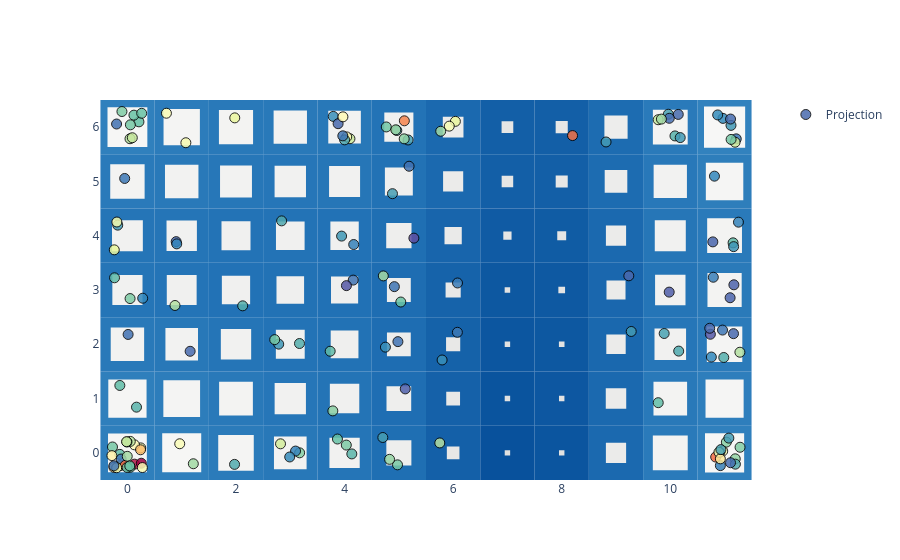

The code cell stored with this chart in its notebook:
### Code cell
basin.pond(base_style="iceflock") \
    .pad_layer() \
    .attraction_layer(X_scaled, jitter_amount=.3, marker=dict(attraction_marker, opacity=.85)) \
    .visualize();

### Figure 1 — Plotly figure (JSON) as saved in the notebook; plotly's stock layout.template omitted (floating-point values rounded to 4 significant figures; data arrays with more than 128 entries replaced by an {"elided": "..."} marker saying what was removed)
{"data": [{"marker": {"color": {"elided": "150 float values"}, "colorscale": [[0.0, "rgb(94,79,162)"], [0.1, "rgb(50,136,189)"], [0.2, "rgb(102,194,165)"], [0.3, "rgb(171,221,164)"], [0.4, "rgb(230,245,152)"], [0.5, "rgb(255,255,191)"], [0.6, "rgb(254,224,139)"], [0.7, "rgb(253,174,97)"], [0.8, "rgb(244,109,67)"], [0.9, "rgb(213,62,79)"], [1.0, "rgb(158,1,66)"]], "line": {"color": "black", "width": 1}, "opacity": 0.85, "size": 10, "symbol": "circle"}, "mode": "markers", "name": "Projection", "x": {"elided": "150 float values"}, "y": {"elided": "150 float values"}, "type": "scatter"}], "layout": {"shapes": [{"fillcolor": "rgb(47, 127, 188)", "layer": "between", "line": {"width": 0}, "type": "rect", "x0": -0.5, "x1": 0.5, "xref": "x", "y0": -0.5, "y1": 0.5, "yref": "y"}, {"fillcolor": "rgb(47, 127, 188)", "layer": "between", "line": {"width": 0}, "type": "rect", "x0": 0.5, "x1": 1.5, "xref": "x", "y0": -0.5, "y1": 0.5, "yref": "y"}, {"fillcolor": "rgb(43, 123, 186)", "layer": "between", "line": {"width": 0}, "type": "rect", "x0": 1.5, "x1": 2.5, "xref": "x", "y0": -0.5, "y1": 0.5, "yref": "y"}, {"fillcolor": "rgb(40, 120, 184)", "layer": "between", "line": {"width": 0}, "type": "rect", "x0": 2.5, "x1": 3.5, "xref": "x", "y0": -0.5, "y1": 0.5, "yref": "y"}, {"fillcolor": "rgb(37, 117, 183)", "layer": "between", "line": {"width": 0}, "type": "rect", "x0": 3.5, "x1": 4.5, "xref": "x", "y0": -0.5, "y1": 0.5, "yref": "y"}, {"fillcolor": "rgb(31, 111, 179)", "layer": "between", "line": {"width": 0}, "type": "rect", "x0": 4.5, "x1": 5.5, "xref": "x", "y0": -0.5, "y1": 0.5, "yref": "y"}, {"fillcolor": "rgb(20, 96, 168)", "layer": "between", "line": {"width": 0}, "type": "rect", "x0": 5.5, "x1": 6.5, "xref": "x", "y0": -0.5, "y1": 0.5, "yref": "y"}, {"fillcolor": "rgb(8, 81, 156)", "layer": "between", "line": {"width": 0}, "type": "rect", "x0": 6.5, "x1": 7.5, "xref": "x", "y0": -0.5, "y1": 0.5, "yref": "y"}, {"fillcolor": "rgb(11, 85, 159)", "layer": "between", "line": {"width": 0}, "type": "rect", "x0": 7.5, "x1": 8.5, "xref": "x", "y0": -0.5, "y1": 0.5, "yref": "y"}, {"fillcolor": "rgb(27, 105, 175)", "layer": "between", "line": {"width": 0}, "type": "rect", "x0": 8.5, "x1": 9.5, "xref": "x", "y0": -0.5, "y1": 0.5, "yref": "y"}, {"fillcolor": "rgb(42, 122, 186)", "layer": "between", "line": {"width": 0}, "type": "rect", "x0": 9.5, "x1": 10.5, "xref": "x", "y0": -0.5, "y1": 0.5, "yref": "y"}, {"fillcolor": "rgb(48, 128, 189)", "layer": "between", "line": {"width": 0}, "type": "rect", "x0": 10.5, "x1": 11.5, "xref": "x", "y0": -0.5, "y1": 0.5, "yref": "y"}, {"fillcolor": "rgb(47, 127, 188)", "layer": "between", "line": {"width": 0}, "type": "rect", "x0": -0.5, "x1": 0.5, "xref": "x", "y0": 0.5, "y1": 1.5, "yref": "y"}, {"fillcolor": "rgb(45, 125, 187)", "layer": "between", "line": {"width": 0}, "type": "rect", "x0": 0.5, "x1": 1.5, "xref": "x", "y0": 0.5, "y1": 1.5, "yref": "y"}, {"fillcolor": "rgb(41, 121, 185)", "layer": "between", "line": {"width": 0}, "type": "rect", "x0": 1.5, "x1": 2.5, "xref": "x", "y0": 0.5, "y1": 1.5, "yref": "y"}, {"fillcolor": "rgb(38, 118, 184)", "layer": "between", "line": {"width": 0}, "type": "rect", "x0": 2.5, "x1": 3.5, "xref": "x", "y0": 0.5, "y1": 1.5, "yref": "y"}, {"fillcolor": "rgb(36, 116, 182)", "layer": "between", "line": {"width": 0}, "type": "rect", "x0": 3.5, "x1": 4.5, "xref": "x", "y0": 0.5, "y1": 1.5, "yref": "y"}, {"fillcolor": "rgb(31, 110, 179)", "layer": "between", "line": {"width": 0}, "type": "rect", "x0": 4.5, "x1": 5.5, "xref": "x", "y0": 0.5, "y1": 1.5, "yref": "y"}, {"fillcolor": "rgb(21, 97, 169)", "layer": "between", "line": {"width": 0}, "type": "rect", "x0": 5.5, "x1": 6.5, "xref": "x", "y0": 0.5, "y1": 1.5, "yref": "y"}, {"fillcolor": "rgb(10, 84, 158)", "layer": "between", "line": {"width": 0}, "type": "rect", "x0": 6.5, "x1": 7.5, "xref": "x", "y0": 0.5, "y1": 1.5, "yref": "y"}, {"fillcolor": "rgb(13, 87, 161)", "layer": "between", "line": {"width": 0}, "type": "rect", "x0": 7.5, "x1": 8.5, "xref": "x", "y0": 0.5, "y1": 1.5, "yref": "y"}, {"fillcolor": "rgb(27, 105, 175)", "layer": "between", "line": {"width": 0}, "type": "rect", "x0": 8.5, "x1": 9.5, "xref": "x", "y0": 0.5, "y1": 1.5, "yref": "y"}, {"fillcolor": "rgb(41, 121, 185)", "layer": "between", "line": {"width": 0}, "type": "rect", "x0": 9.5, "x1": 10.5, "xref": "x", "y0": 0.5, "y1": 1.5, "yref": "y"}, {"fillcolor": "rgb(46, 126, 188)", "layer": "between", "line": {"width": 0}, "type": "rect", "x0": 10.5, "x1": 11.5, "xref": "x", "y0": 0.5, "y1": 1.5, "yref": "y"}, {"fillcolor": "rgb(41, 121, 185)", "layer": "between", "line": {"width": 0}, "type": "rect", "x0": -0.5, "x1": 0.5, "xref": "x", "y0": 1.5, "y1": 2.5, "yref": "y"}, {"fillcolor": "rgb(40, 120, 184)", "layer": "between", "line": {"width": 0}, "type": "rect", "x0": 0.5, "x1": 1.5, "xref": "x", "y0": 1.5, "y1": 2.5, "yref": "y"}, {"fillcolor": "rgb(37, 117, 183)", "layer": "between", "line": {"width": 0}, "type": "rect", "x0": 1.5, "x1": 2.5, "xref": "x", "y0": 1.5, "y1": 2.5, "yref": "y"}, {"fillcolor": "rgb(35, 115, 182)", "layer": "between", "line": {"width": 0}, "type": "rect", "x0": 2.5, "x1": 3.5, "xref": "x", "y0": 1.5, "y1": 2.5, "yref": "y"}, {"fillcolor": "rgb(34, 114, 181)", "layer": "between", "line": {"width": 0}, "type": "rect", "x0": 3.5, "x1": 4.5, "xref": "x", "y0": 1.5, "y1": 2.5, "yref": "y"}, {"fillcolor": "rgb(30, 109, 178)", "layer": "between", "line": {"width": 0}, "type": "rect", "x0": 4.5, "x1": 5.5, "xref": "x", "y0": 1.5, "y1": 2.5, "yref": "y"}, {"fillcolor": "rgb(21, 98, 169)", "layer": "between", "line": {"width": 0}, "type": "rect", "x0": 5.5, "x1": 6.5, "xref": "x", "y0": 1.5, "y1": 2.5, "yref": "y"}, {"fillcolor": "rgb(12, 86, 160)", "layer": "between", "line": {"width": 0}, "type": "rect", "x0": 6.5, "x1": 7.5, "xref": "x", "y0": 1.5, "y1": 2.5, "yref": "y"}, {"fillcolor": "rgb(13, 88, 161)", "layer": "between", "line": {"width": 0}, "type": "rect", "x0": 7.5, "x1": 8.5, "xref": "x", "y0": 1.5, "y1": 2.5, "yref": "y"}, {"fillcolor": "rgb(26, 104, 174)", "layer": "between", "line": {"width": 0}, "type": "rect", "x0": 8.5, "x1": 9.5, "xref": "x", "y0": 1.5, "y1": 2.5, "yref": "y"}, {"fillcolor": "rgb(38, 118, 184)", "layer": "between", "line": {"width": 0}, "type": "rect", "x0": 9.5, "x1": 10.5, "xref": "x", "y0": 1.5, "y1": 2.5, "yref": "y"}, {"fillcolor": "rgb(43, 123, 186)", "layer": "between", "line": {"width": 0}, "type": "rect", "x0": 10.5, "x1": 11.5, "xref": "x", "y0": 1.5, "y1": 2.5, "yref": "y"}, {"fillcolor": "rgb(37, 117, 183)", "layer": "between", "line": {"width": 0}, "type": "rect", "x0": -0.5, "x1": 0.5, "xref": "x", "y0": 2.5, "y1": 3.5, "yref": "y"}, {"fillcolor": "rgb(36, 116, 183)", "layer": "between", "line": {"width": 0}, "type": "rect", "x0": 0.5, "x1": 1.5, "xref": "x", "y0": 2.5, "y1": 3.5, "yref": "y"}, {"fillcolor": "rgb(34, 114, 182)", "layer": "between", "line": {"width": 0}, "type": "rect", "x0": 1.5, "x1": 2.5, "xref": "x", "y0": 2.5, "y1": 3.5, "yref": "y"}, {"fillcolor": "rgb(34, 114, 181)", "layer": "between", "line": {"width": 0}, "type": "rect", "x0": 2.5, "x1": 3.5, "xref": "x", "y0": 2.5, "y1": 3.5, "yref": "y"}, {"fillcolor": "rgb(33, 113, 181)", "layer": "between", "line": {"width": 0}, "type": "rect", "x0": 3.5, "x1": 4.5, "xref": "x", "y0": 2.5, "y1": 3.5, "yref": "y"}, {"fillcolor": "rgb(30, 109, 178)", "layer": "between", "line": {"width": 0}, "type": "rect", "x0": 4.5, "x1": 5.5, "xref": "x", "y0": 2.5, "y1": 3.5, "yref": "y"}, {"fillcolor": "rgb(22, 99, 170)", "layer": "between", "line": {"width": 0}, "type": "rect", "x0": 5.5, "x1": 6.5, "xref": "x", "y0": 2.5, "y1": 3.5, "yref": "y"}, {"fillcolor": "rgb(13, 88, 161)", "layer": "between", "line": {"width": 0}, "type": "rect", "x0": 6.5, "x1": 7.5, "xref": "x", "y0": 2.5, "y1": 3.5, "yref": "y"}, {"fillcolor": "rgb(14, 89, 162)", "layer": "between", "line": {"width": 0}, "type": "rect", "x0": 7.5, "x1": 8.5, "xref": "x", "y0": 2.5, "y1": 3.5, "yref": "y"}, {"fillcolor": "rgb(26, 103, 174)", "layer": "between", "line": {"width": 0}, "type": "rect", "x0": 8.5, "x1": 9.5, "xref": "x", "y0": 2.5, "y1": 3.5, "yref": "y"}, {"fillcolor": "rgb(37, 117, 183)", "layer": "between", "line": {"width": 0}, "type": "rect", "x0": 9.5, "x1": 10.5, "xref": "x", "y0": 2.5, "y1": 3.5, "yref": "y"}, {"fillcolor": "rgb(42, 122, 185)", "layer": "between", "line": {"width": 0}, "type": "rect", "x0": 10.5, "x1": 11.5, "xref": "x", "y0": 2.5, "y1": 3.5, "yref": "y"}, {"fillcolor": "rgb(37, 117, 183)", "layer": "between", "line": {"width": 0}, "type": "rect", "x0": -0.5, "x1": 0.5, "xref": "x", "y0": 3.5, "y1": 4.5, "yref": "y"}, {"fillcolor": "rgb(37, 117, 183)", "layer": "between", "line": {"width": 0}, "type": "rect", "x0": 0.5, "x1": 1.5, "xref": "x", "y0": 3.5, "y1": 4.5, "yref": "y"}, {"fillcolor": "rgb(35, 115, 182)", "layer": "between", "line": {"width": 0}, "type": "rect", "x0": 1.5, "x1": 2.5, "xref": "x", "y0": 3.5, "y1": 4.5, "yref": "y"}, {"fillcolor": "rgb(35, 115, 182)", "layer": "between", "line": {"width": 0}, "type": "rect", "x0": 2.5, "x1": 3.5, "xref": "x", "y0": 3.5, "y1": 4.5, "yref": "y"}, {"fillcolor": "rgb(34, 114, 182)", "layer": "between", "line": {"width": 0}, "type": "rect", "x0": 3.5, "x1": 4.5, "xref": "x", "y0": 3.5, "y1": 4.5, "yref": "y"}, {"fillcolor": "rgb(31, 111, 179)", "layer": "between", "line": {"width": 0}, "type": "rect", "x0": 4.5, "x1": 5.5, "xref": "x", "y0": 3.5, "y1": 4.5, "yref": "y"}, {"fillcolor": "rgb(24, 101, 172)", "layer": "between", "line": {"width": 0}, "type": "rect", "x0": 5.5, "x1": 6.5, "xref": "x", "y0": 3.5, "y1": 4.5, "yref": "y"}, {"fillcolor": "rgb(16, 91, 164)", "layer": "between", "line": {"width": 0}, "type": "rect", "x0": 6.5, "x1": 7.5, "xref": "x", "y0": 3.5, "y1": 4.5, "yref": "y"}, {"fillcolor": "rgb(16, 92, 164)", "layer": "between", "line": {"width": 0}, "type": "rect", "x0": 7.5, "x1": 8.5, "xref": "x", "y0": 3.5, "y1": 4.5, "yref": "y"}, {"fillcolor": "rgb(27, 105, 175)", "layer": "between", "line": {"width": 0}, "type": "rect", "x0": 8.5, "x1": 9.5, "xref": "x", "y0": 3.5, "y1": 4.5, "yref": "y"}, {"fillcolor": "rgb(38, 118, 183)", "layer": "between", "line": {"width": 0}, "type": "rect", "x0": 9.5, "x1": 10.5, "xref": "x", "y0": 3.5, "y1": 4.5, "yref": "y"}, {"fillcolor": "rgb(42, 122, 186)", "layer": "between", "line": {"width": 0}, "type": "rect", "x0": 10.5, "x1": 11.5, "xref": "x", "y0": 3.5, "y1": 4.5, "yref": "y"}, {"fillcolor": "rgb(42, 122, 186)", "layer": "between", "line": {"width": 0}, "type": "rect", "x0": -0.5, "x1": 0.5, "xref": "x", "y0": 4.5, "y1": 5.5, "yref": "y"}, {"fillcolor": "rgb(41, 121, 185)", "layer": "between", "line": {"width": 0}, "type": "rect", "x0": 0.5, "x1": 1.5, "xref": "x", "y0": 4.5, "y1": 5.5, "yref": "y"}, {"fillcolor": "rgb(39, 119, 184)", "layer": "between", "line": {"width": 0}, "type": "rect", "x0": 1.5, "x1": 2.5, "xref": "x", "y0": 4.5, "y1": 5.5, "yref": "y"}, {"fillcolor": "rgb(38, 118, 184)", "layer": "between", "line": {"width": 0}, "type": "rect", "x0": 2.5, "x1": 3.5, "xref": "x", "y0": 4.5, "y1": 5.5, "yref": "y"}, {"fillcolor": "rgb(38, 118, 183)", "layer": "between", "line": {"width": 0}, "type": "rect", "x0": 3.5, "x1": 4.5, "xref": "x", "y0": 4.5, "y1": 5.5, "yref": "y"}, {"fillcolor": "rgb(34, 114, 181)", "layer": "between", "line": {"width": 0}, "type": "rect", "x0": 4.5, "x1": 5.5, "xref": "x", "y0": 4.5, "y1": 5.5, "yref": "y"}, {"fillcolor": "rgb(27, 105, 175)", "layer": "between", "line": {"width": 0}, "type": "rect", "x0": 5.5, "x1": 6.5, "xref": "x", "y0": 4.5, "y1": 5.5, "yref": "y"}, {"fillcolor": "rgb(19, 95, 167)", "layer": "between", "line": {"width": 0}, "type": "rect", "x0": 6.5, "x1": 7.5, "xref": "x", "y0": 4.5, "y1": 5.5, "yref": "y"}, {"fillcolor": "rgb(19, 95, 167)", "layer": "between", "line": {"width": 0}, "type": "rect", "x0": 7.5, "x1": 8.5, "xref": "x", "y0": 4.5, "y1": 5.5, "yref": "y"}, {"fillcolor": "rgb(29, 108, 177)", "layer": "between", "line": {"width": 0}, "type": "rect", "x0": 8.5, "x1": 9.5, "xref": "x", "y0": 4.5, "y1": 5.5, "yref": "y"}, {"fillcolor": "rgb(40, 120, 185)", "layer": "between", "line": {"width": 0}, "type": "rect", "x0": 9.5, "x1": 10.5, "xref": "x", "y0": 4.5, "y1": 5.5, "yref": "y"}, {"fillcolor": "rgb(46, 126, 187)", "layer": "between", "line": {"width": 0}, "type": "rect", "x0": 10.5, "x1": 11.5, "xref": "x", "y0": 4.5, "y1": 5.5, "yref": "y"}, {"fillcolor": "rgb(48, 128, 189)", "layer": "between", "line": {"width": 0}, "type": "rect", "x0": -0.5, "x1": 0.5, "xref": "x", "y0": 5.5, "y1": 6.5, "yref": "y"}, {"fillcolor": "rgb(44, 124, 187)", "layer": "between", "line": {"width": 0}, "type": "rect", "x0": 0.5, "x1": 1.5, "xref": "x", "y0": 5.5, "y1": 6.5, "yref": "y"}, {"fillcolor": "rgb(41, 121, 185)", "layer": "between", "line": {"width": 0}, "type": "rect", "x0": 1.5, "x1": 2.5, "xref": "x", "y0": 5.5, "y1": 6.5, "yref": "y"}, {"fillcolor": "rgb(41, 121, 185)", "layer": "between", "line": {"width": 0}, "type": "rect", "x0": 2.5, "x1": 3.5, "xref": "x", "y0": 5.5, "y1": 6.5, "yref": "y"}, {"fillcolor": "rgb(40, 120, 184)", "layer": "between", "line": {"width": 0}, "type": "rect", "x0": 3.5, "x1": 4.5, "xref": "x", "y0": 5.5, "y1": 6.5, "yref": "y"}, {"fillcolor": "rgb(35, 115, 182)", "layer": "between", "line": {"width": 0}, "type": "rect", "x0": 4.5, "x1": 5.5, "xref": "x", "y0": 5.5, "y1": 6.5, "yref": "y"}, {"fillcolor": "rgb(27, 105, 175)", "layer": "between", "line": {"width": 0}, "type": "rect", "x0": 5.5, "x1": 6.5, "xref": "x", "y0": 5.5, "y1": 6.5, "yref": "y"}, {"fillcolor": "rgb(19, 95, 167)", "layer": "between", "line": {"width": 0}, "type": "rect", "x0": 6.5, "x1": 7.5, "xref": "x", "y0": 5.5, "y1": 6.5, "yref": "y"}, {"fillcolor": "rgb(19, 95, 167)", "layer": "between", "line": {"width": 0}, "type": "rect", "x0": 7.5, "x1": 8.5, "xref": "x", "y0": 5.5, "y1": 6.5, "yref": "y"}, {"fillcolor": "rgb(29, 108, 177)", "layer": "between", "line": {"width": 0}, "type": "rect", "x0": 8.5, "x1": 9.5, "xref": "x", "y0": 5.5, "y1": 6.5, "yref": "y"}, {"fillcolor": "rgb(42, 122, 186)", "layer": "between", "line": {"width": 0}, "type": "rect", "x0": 9.5, "x1": 10.5, "xref": "x", "y0": 5.5, "y1": 6.5, "yref": "y"}, {"fillcolor": "rgb(50, 130, 190)", "layer": "between", "line": {"width": 0}, "type": "rect", "x0": 10.5, "x1": 11.5, "xref": "x", "y0": 5.5, "y1": 6.5, "yref": "y"}, {"fillcolor": "rgb(245, 245, 244)", "layer": "between", "line": {"width": 0}, "type": "rect", "x0": -0.3576, "x1": 0.3576, "xref": "x", "y0": -0.3576, "y1": 0.3576, "yref": "y"}, {"fillcolor": "rgb(246, 246, 245)", "layer": "between", "line": {"width": 0}, "type": "rect", "x0": 0.6405, "x1": 1.359, "xref": "x", "y0": -0.3595, "y1": 0.3595, "yref": "y"}, {"fillcolor": "rgb(244, 244, 243)", "layer": "between", "line": {"width": 0}, "type": "rect", "x0": 1.673, "x1": 2.327, "xref": "x", "y0": -0.3274, "y1": 0.3274, "yref": "y"}, {"fillcolor": "rgb(242, 242, 241)", "layer": "between", "line": {"width": 0}, "type": "rect", "x0": 2.699, "x1": 3.301, "xref": "x", "y0": -0.3006, "y1": 0.3006, "yref": "y"}, {"fillcolor": "rgb(241, 241, 240)", "layer": "between", "line": {"width": 0}, "type": "rect", "x0": 3.721, "x1": 4.279, "xref": "x", "y0": -0.2792, "y1": 0.2792, "yref": "y"}, {"fillcolor": "rgb(238, 238, 237)", "layer": "between", "line": {"width": 0}, "type": "rect", "x0": 4.769, "x1": 5.231, "xref": "x", "y0": -0.2306, "y1": 0.2306, "yref": "y"}, {"fillcolor": "rgb(231, 231, 230)", "layer": "between", "line": {"width": 0}, "type": "rect", "x0": 5.884, "x1": 6.116, "xref": "x", "y0": -0.1163, "y1": 0.1163, "yref": "y"}, {"fillcolor": "rgb(224, 224, 223)", "layer": "between", "line": {"width": 0}, "type": "rect", "x0": 6.95, "x1": 7.05, "xref": "x", "y0": -0.05, "y1": 0.05, "yref": "y"}, {"fillcolor": "rgb(226, 226, 225)", "layer": "between", "line": {"width": 0}, "type": "rect", "x0": 7.95, "x1": 8.05, "xref": "x", "y0": -0.05, "y1": 0.05, "yref": "y"}, {"fillcolor": "rgb(235, 235, 234)", "layer": "between", "line": {"width": 0}, "type": "rect", "x0": 8.814, "x1": 9.186, "xref": "x", "y0": -0.1864, "y1": 0.1864, "yref": "y"}, {"fillcolor": "rgb(243, 243, 242)", "layer": "between", "line": {"width": 0}, "type": "rect", "x0": 9.678, "x1": 10.32, "xref": "x", "y0": -0.3217, "y1": 0.3217, "yref": "y"}, {"fillcolor": "rgb(246, 246, 245)", "layer": "between", "line": {"width": 0}, "type": "rect", "x0": 10.64, "x1": 11.36, "xref": "x", "y0": -0.3606, "y1": 0.3606, "yref": "y"}, {"fillcolor": "rgb(245, 245, 244)", "layer": "between", "line": {"width": 0}, "type": "rect", "x0": -0.3525, "x1": 0.3525, "xref": "x", "y0": 0.6475, "y1": 1.352, "yref": "y"}, {"fillcolor": "rgb(244, 244, 243)", "layer": "between", "line": {"width": 0}, "type": "rect", "x0": 0.6617, "x1": 1.338, "xref": "x", "y0": 0.6617, "y1": 1.338, "yref": "y"}, {"fillcolor": "rgb(243, 243, 242)", "layer": "between", "line": {"width": 0}, "type": "rect", "x0": 1.689, "x1": 2.311, "xref": "x", "y0": 0.689, "y1": 1.311, "yref": "y"}, {"fillcolor": "rgb(241, 241, 240)", "layer": "between", "line": {"width": 0}, "type": "rect", "x0": 2.712, "x1": 3.288, "xref": "x", "y0": 0.7117, "y1": 1.288, "yref": "y"}, {"fillcolor": "rgb(240, 240, 239)", "layer": "between", "line": {"width": 0}, "type": "rect", "x0": 3.729, "x1": 4.271, "xref": "x", "y0": 0.7289, "y1": 1.271, "yref": "y"}, {"fillcolor": "rgb(238, 238, 237)", "layer": "between", "line": {"width": 0}, "type": "rect", "x0": 4.772, "x1": 5.228, "xref": "x", "y0": 0.7725, "y1": 1.228, "yref": "y"}, {"fillcolor": "rgb(232, 232, 231)", "layer": "between", "line": {"width": 0}, "type": "rect", "x0": 5.873, "x1": 6.127, "xref": "x", "y0": 0.8728, "y1": 1.127, "yref": "y"}, {"fillcolor": "rgb(225, 225, 224)", "layer": "between", "line": {"width": 0}, "type": "rect", "x0": 6.95, "x1": 7.05, "xref": "x", "y0": 0.95, "y1": 1.05, "yref": "y"}, {"fillcolor": "rgb(227, 227, 226)", "layer": "between", "line": {"width": 0}, "type": "rect", "x0": 7.95, "x1": 8.05, "xref": "x", "y0": 0.95, "y1": 1.05, "yref": "y"}, {"fillcolor": "rgb(235, 235, 234)", "layer": "between", "line": {"width": 0}, "type": "rect", "x0": 8.812, "x1": 9.188, "xref": "x", "y0": 0.8116, "y1": 1.188, "yref": "y"}, {"fillcolor": "rgb(243, 243, 242)", "layer": "between", "line": {"width": 0}, "type": "rect", "x0": 9.69, "x1": 10.31, "xref": "x", "y0": 0.6904, "y1": 1.31, "yref": "y"}, {"fillcolor": "rgb(245, 245, 244)", "layer": "between", "line": {"width": 0}, "type": "rect", "x0": 10.65, "x1": 11.35, "xref": "x", "y0": 0.6489, "y1": 1.351, "yref": "y"}, {"fillcolor": "rgb(242, 242, 241)", "layer": "between", "line": {"width": 0}, "type": "rect", "x0": -0.3077, "x1": 0.3077, "xref": "x", "y0": 1.692, "y1": 2.308, "yref": "y"}, {"fillcolor": "rgb(242, 242, 241)", "layer": "between", "line": {"width": 0}, "type": "rect", "x0": 0.6999, "x1": 1.3, "xref": "x", "y0": 1.7, "y1": 2.3, "yref": "y"}, {"fillcolor": "rgb(241, 241, 240)", "layer": "between", "line": {"width": 0}, "type": "rect", "x0": 1.721, "x1": 2.279, "xref": "x", "y0": 1.721, "y1": 2.279, "yref": "y"}, {"fillcolor": "rgb(240, 240, 239)", "layer": "between", "line": {"width": 0}, "type": "rect", "x0": 2.734, "x1": 3.266, "xref": "x", "y0": 1.734, "y1": 2.266, "yref": "y"}, {"fillcolor": "rgb(239, 239, 238)", "layer": "between", "line": {"width": 0}, "type": "rect", "x0": 3.744, "x1": 4.256, "xref": "x", "y0": 1.744, "y1": 2.256, "yref": "y"}, {"fillcolor": "rgb(237, 237, 236)", "layer": "between", "line": {"width": 0}, "type": "rect", "x0": 4.781, "x1": 5.219, "xref": "x", "y0": 1.781, "y1": 2.219, "yref": "y"}, {"fillcolor": "rgb(232, 232, 231)", "layer": "between", "line": {"width": 0}, "type": "rect", "x0": 5.869, "x1": 6.131, "xref": "x", "y0": 1.869, "y1": 2.131, "yref": "y"}, {"fillcolor": "rgb(226, 226, 225)", "layer": "between", "line": {"width": 0}, "type": "rect", "x0": 6.95, "x1": 7.05, "xref": "x", "y0": 1.95, "y1": 2.05, "yref": "y"}, {"fillcolor": "rgb(227, 227, 226)", "layer": "between", "line": {"width": 0}, "type": "rect", "x0": 7.948, "x1": 8.052, "xref": "x", "y0": 1.948, "y1": 2.052, "yref": "y"}, {"fillcolor": "rgb(235, 235, 234)", "layer": "between", "line": {"width": 0}, "type": "rect", "x0": 8.821, "x1": 9.179, "xref": "x", "y0": 1.821, "y1": 2.179, "yref": "y"}, {"fillcolor": "rgb(241, 241, 240)", "layer": "between", "line": {"width": 0}, "type": "rect", "x0": 9.709, "x1": 10.29, "xref": "x", "y0": 1.709, "y1": 2.291, "yref": "y"}, {"fillcolor": "rgb(244, 244, 243)", "layer": "between", "line": {"width": 0}, "type": "rect", "x0": 10.67, "x1": 11.33, "xref": "x", "y0": 1.673, "y1": 2.327, "yref": "y"}, {"fillcolor": "rgb(241, 241, 240)", "layer": "between", "line": {"width": 0}, "type": "rect", "x0": -0.2779, "x1": 0.2779, "xref": "x", "y0": 2.722, "y1": 3.278, "yref": "y"}, {"fillcolor": "rgb(240, 240, 239)", "layer": "between", "line": {"width": 0}, "type": "rect", "x0": 0.725, "x1": 1.275, "xref": "x", "y0": 2.725, "y1": 3.275, "yref": "y"}, {"fillcolor": "rgb(240, 240, 239)", "layer": "between", "line": {"width": 0}, "type": "rect", "x0": 1.74, "x1": 2.26, "xref": "x", "y0": 2.74, "y1": 3.26, "yref": "y"}, {"fillcolor": "rgb(239, 239, 238)", "layer": "between", "line": {"width": 0}, "type": "rect", "x0": 2.746, "x1": 3.254, "xref": "x", "y0": 2.746, "y1": 3.254, "yref": "y"}, {"fillcolor": "rgb(239, 239, 238)", "layer": "between", "line": {"width": 0}, "type": "rect", "x0": 3.75, "x1": 4.25, "xref": "x", "y0": 2.75, "y1": 3.25, "yref": "y"}, {"fillcolor": "rgb(237, 237, 236)", "layer": "between", "line": {"width": 0}, "type": "rect", "x0": 4.78, "x1": 5.22, "xref": "x", "y0": 2.78, "y1": 3.22, "yref": "y"}, {"fillcolor": "rgb(232, 232, 231)", "layer": "between", "line": {"width": 0}, "type": "rect", "x0": 5.861, "x1": 6.139, "xref": "x", "y0": 2.861, "y1": 3.139, "yref": "y"}, {"fillcolor": "rgb(227, 227, 226)", "layer": "between", "line": {"width": 0}, "type": "rect", "x0": 6.949, "x1": 7.051, "xref": "x", "y0": 2.949, "y1": 3.051, "yref": "y"}, {"fillcolor": "rgb(228, 228, 227)", "layer": "between", "line": {"width": 0}, "type": "rect", "x0": 7.938, "x1": 8.062, "xref": "x", "y0": 2.938, "y1": 3.062, "yref": "y"}, {"fillcolor": "rgb(235, 235, 234)", "layer": "between", "line": {"width": 0}, "type": "rect", "x0": 8.825, "x1": 9.175, "xref": "x", "y0": 2.825, "y1": 3.175, "yref": "y"}, {"fillcolor": "rgb(241, 241, 240)", "layer": "between", "line": {"width": 0}, "type": "rect", "x0": 9.72, "x1": 10.28, "xref": "x", "y0": 2.72, "y1": 3.28, "yref": "y"}, {"fillcolor": "rgb(243, 243, 242)", "layer": "between", "line": {"width": 0}, "type": "rect", "x0": 10.68, "x1": 11.32, "xref": "x", "y0": 2.685, "y1": 3.315, "yref": "y"}, {"fillcolor": "rgb(241, 241, 240)", "layer": "between", "line": {"width": 0}, "type": "rect", "x0": -0.284, "x1": 0.284, "xref": "x", "y0": 3.716, "y1": 4.284, "yref": "y"}, {"fillcolor": "rgb(241, 241, 240)", "layer": "between", "line": {"width": 0}, "type": "rect", "x0": 0.7203, "x1": 1.28, "xref": "x", "y0": 3.72, "y1": 4.28, "yref": "y"}, {"fillcolor": "rgb(240, 240, 239)", "layer": "between", "line": {"width": 0}, "type": "rect", "x0": 1.733, "x1": 2.267, "xref": "x", "y0": 3.733, "y1": 4.267, "yref": "y"}, {"fillcolor": "rgb(240, 240, 239)", "layer": "between", "line": {"width": 0}, "type": "rect", "x0": 2.736, "x1": 3.264, "xref": "x", "y0": 3.736, "y1": 4.264, "yref": "y"}, {"fillcolor": "rgb(240, 240, 239)", "layer": "between", "line": {"width": 0}, "type": "rect", "x0": 3.739, "x1": 4.261, "xref": "x", "y0": 3.739, "y1": 4.261, "yref": "y"}, {"fillcolor": "rgb(238, 238, 237)", "layer": "between", "line": {"width": 0}, "type": "rect", "x0": 4.767, "x1": 5.233, "xref": "x", "y0": 3.767, "y1": 4.233, "yref": "y"}, {"fillcolor": "rgb(234, 234, 233)", "layer": "between", "line": {"width": 0}, "type": "rect", "x0": 5.841, "x1": 6.159, "xref": "x", "y0": 3.841, "y1": 4.159, "yref": "y"}, {"fillcolor": "rgb(229, 229, 228)", "layer": "between", "line": {"width": 0}, "type": "rect", "x0": 6.924, "x1": 7.076, "xref": "x", "y0": 3.924, "y1": 4.076, "yref": "y"}, {"fillcolor": "rgb(229, 229, 228)", "layer": "between", "line": {"width": 0}, "type": "rect", "x0": 7.918, "x1": 8.082, "xref": "x", "y0": 3.918, "y1": 4.082, "yref": "y"}, {"fillcolor": "rgb(235, 235, 234)", "layer": "between", "line": {"width": 0}, "type": "rect", "x0": 8.814, "x1": 9.186, "xref": "x", "y0": 3.814, "y1": 4.186, "yref": "y"}, {"fillcolor": "rgb(241, 241, 240)", "layer": "between", "line": {"width": 0}, "type": "rect", "x0": 9.714, "x1": 10.29, "xref": "x", "y0": 3.714, "y1": 4.286, "yref": "y"}, {"fillcolor": "rgb(243, 243, 242)", "layer": "between", "line": {"width": 0}, "type": "rect", "x0": 10.68, "x1": 11.32, "xref": "x", "y0": 3.679, "y1": 4.321, "yref": "y"}, {"fillcolor": "rgb(243, 243, 242)", "layer": "between", "line": {"width": 0}, "type": "rect", "x0": -0.3168, "x1": 0.3168, "xref": "x", "y0": 4.683, "y1": 5.317, "yref": "y"}, {"fillcolor": "rgb(242, 242, 241)", "layer": "between", "line": {"width": 0}, "type": "rect", "x0": 0.6918, "x1": 1.308, "xref": "x", "y0": 4.692, "y1": 5.308, "yref": "y"}, {"fillcolor": "rgb(242, 242, 241)", "layer": "between", "line": {"width": 0}, "type": "rect", "x0": 1.706, "x1": 2.294, "xref": "x", "y0": 4.706, "y1": 5.294, "yref": "y"}, {"fillcolor": "rgb(241, 241, 240)", "layer": "between", "line": {"width": 0}, "type": "rect", "x0": 2.711, "x1": 3.289, "xref": "x", "y0": 4.711, "y1": 5.289, "yref": "y"}, {"fillcolor": "rgb(241, 241, 240)", "layer": "between", "line": {"width": 0}, "type": "rect", "x0": 3.714, "x1": 4.286, "xref": "x", "y0": 4.714, "y1": 5.286, "yref": "y"}, {"fillcolor": "rgb(239, 239, 238)", "layer": "between", "line": {"width": 0}, "type": "rect", "x0": 4.743, "x1": 5.257, "xref": "x", "y0": 4.743, "y1": 5.257, "yref": "y"}, {"fillcolor": "rgb(235, 235, 234)", "layer": "between", "line": {"width": 0}, "type": "rect", "x0": 5.815, "x1": 6.185, "xref": "x", "y0": 4.815, "y1": 5.185, "yref": "y"}, {"fillcolor": "rgb(230, 230, 229)", "layer": "between", "line": {"width": 0}, "type": "rect", "x0": 6.894, "x1": 7.106, "xref": "x", "y0": 4.894, "y1": 5.106, "yref": "y"}, {"fillcolor": "rgb(231, 231, 230)", "layer": "between", "line": {"width": 0}, "type": "rect", "x0": 7.889, "x1": 8.111, "xref": "x", "y0": 4.889, "y1": 5.111, "yref": "y"}, {"fillcolor": "rgb(236, 236, 235)", "layer": "between", "line": {"width": 0}, "type": "rect", "x0": 8.792, "x1": 9.208, "xref": "x", "y0": 4.792, "y1": 5.208, "yref": "y"}, {"fillcolor": "rgb(242, 242, 241)", "layer": "between", "line": {"width": 0}, "type": "rect", "x0": 9.693, "x1": 10.31, "xref": "x", "y0": 4.693, "y1": 5.307, "yref": "y"}, {"fillcolor": "rgb(245, 245, 244)", "layer": "between", "line": {"width": 0}, "type": "rect", "x0": 10.65, "x1": 11.35, "xref": "x", "y0": 4.655, "y1": 5.345, "yref": "y"}, {"fillcolor": "rgb(246, 246, 245)", "layer": "between", "line": {"width": 0}, "type": "rect", "x0": -0.367, "x1": 0.367, "xref": "x", "y0": 5.633, "y1": 6.367, "yref": "y"}, {"fillcolor": "rgb(244, 244, 243)", "layer": "between", "line": {"width": 0}, "type": "rect", "x0": 0.6653, "x1": 1.335, "xref": "x", "y0": 5.665, "y1": 6.335, "yref": "y"}, {"fillcolor": "rgb(243, 243, 242)", "layer": "between", "line": {"width": 0}, "type": "rect", "x0": 1.686, "x1": 2.314, "xref": "x", "y0": 5.686, "y1": 6.314, "yref": "y"}, {"fillcolor": "rgb(242, 242, 241)", "layer": "between", "line": {"width": 0}, "type": "rect", "x0": 2.693, "x1": 3.307, "xref": "x", "y0": 5.693, "y1": 6.307, "yref": "y"}, {"fillcolor": "rgb(242, 242, 241)", "layer": "between", "line": {"width": 0}, "type": "rect", "x0": 3.7, "x1": 4.3, "xref": "x", "y0": 5.7, "y1": 6.3, "yref": "y"}, {"fillcolor": "rgb(240, 240, 239)", "layer": "between", "line": {"width": 0}, "type": "rect", "x0": 4.732, "x1": 5.268, "xref": "x", "y0": 5.732, "y1": 6.268, "yref": "y"}, {"fillcolor": "rgb(235, 235, 234)", "layer": "between", "line": {"width": 0}, "type": "rect", "x0": 5.81, "x1": 6.19, "xref": "x", "y0": 5.81, "y1": 6.19, "yref": "y"}, {"fillcolor": "rgb(230, 230, 229)", "layer": "between", "line": {"width": 0}, "type": "rect", "x0": 6.892, "x1": 7.108, "xref": "x", "y0": 5.892, "y1": 6.108, "yref": "y"}, {"fillcolor": "rgb(231, 231, 230)", "layer": "between", "line": {"width": 0}, "type": "rect", "x0": 7.888, "x1": 8.112, "xref": "x", "y0": 5.888, "y1": 6.112, "yref": "y"}, {"fillcolor": "rgb(237, 237, 236)", "layer": "between", "line": {"width": 0}, "type": "rect", "x0": 8.786, "x1": 9.214, "xref": "x", "y0": 5.786, "y1": 6.214, "yref": "y"}, {"fillcolor": "rgb(243, 243, 242)", "layer": "between", "line": {"width": 0}, "type": "rect", "x0": 9.679, "x1": 10.32, "xref": "x", "y0": 5.679, "y1": 6.321, "yref": "y"}, {"fillcolor": "rgb(247, 247, 246)", "layer": "between", "line": {"width": 0}, "type": "rect", "x0": 10.62, "x1": 11.38, "xref": "x", "y0": 5.621, "y1": 6.379, "yref": "y"}], "xaxis": {"range": [-0.5, 11.5], "scaleanchor": "y", "constrain": "domain", "zeroline": false, "showgrid": false}, "yaxis": {"range": [-0.5, 6.5], "zeroline": false, "showgrid": false}, "autosize": true, "showlegend": true}}
